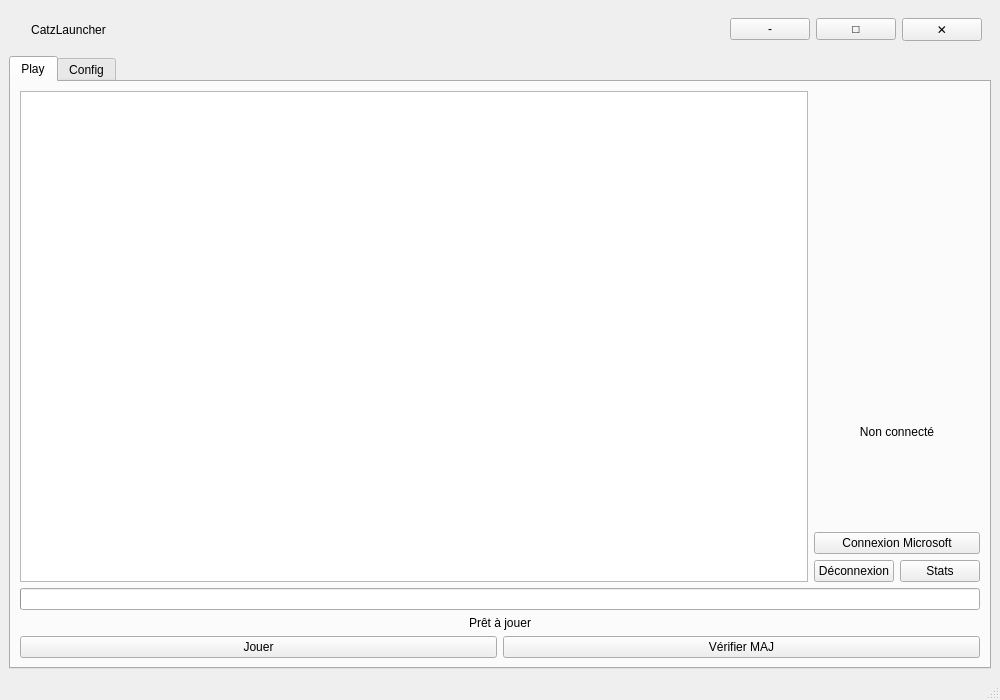
<?xml version="1.0" encoding="UTF-8"?>
<ui version="4.0">
 <class>MainWindow</class>
 <widget class="QMainWindow" name="MainWindow">
  <property name="geometry">
   <rect>
    <x>0</x>
    <y>0</y>
    <width>1000</width>
    <height>700</height>
   </rect>
  </property>
  <property name="windowTitle">
   <string>CatzLauncher</string>
  </property>
  <widget class="QWidget" name="centralwidget">
   <layout class="QVBoxLayout" name="verticalLayout_main">
    <item>
     <widget class="QFrame" name="header">
      <property name="minimumHeight"><number>56</number></property>
      <layout class="QHBoxLayout" name="headerLayout">
       <item>
        <widget class="QLabel" name="logoLabel"/>
       </item>
       <item>
        <widget class="QLabel" name="titleLabel">
         <property name="text"><string>CatzLauncher</string></property>
         <property name="alignment"><set>Qt::AlignCenter</set></property>
        </widget>
       </item>
       <item>
        <spacer name="headerSpacer">
         <property name="orientation"><enum>Qt::Horizontal</enum></property>
         <property name="sizeHint"><size><width>40</width><height>20</height></size></property>
        </spacer>
       </item>
       <item>
        <widget class="QPushButton" name="minimize_btn">
         <property name="text"><string>-</string></property>
        </widget>
       </item>
       <item>
        <widget class="QPushButton" name="maximize_btn">
         <property name="text"><string>□</string></property>
        </widget>
       </item>
       <item>
        <widget class="QPushButton" name="close_btn">
         <property name="text"><string>✕</string></property>
        </widget>
       </item>
      </layout>
     </widget>
    </item>
    <item>
     <widget class="QTabWidget" name="tabWidget">
      <property name="currentIndex"><number>0</number></property>
      <widget class="QWidget" name="tab_play">
       <attribute name="title"><string>Play</string></attribute>
       <layout class="QVBoxLayout" name="verticalLayout_play">
        <item>
         <layout class="QHBoxLayout" name="horizontalLayout_top">
          <item>
           <widget class="QListWidget" name="modpack_list"/>
          </item>
          <item>
           <layout class="QVBoxLayout" name="verticalLayout_login">
            <item>
             <widget class="QLabel" name="avatar_label">
              <property name="minimumSize"><size><width>120</width><height>240</height></size></property>
              <property name="alignment"><set>Qt::AlignCenter</set></property>
             </widget>
            </item>
            <item>
             <widget class="QLabel" name="account_info_label">
              <property name="text"><string>Non connecté</string></property>
              <property name="alignment"><set>Qt::AlignCenter</set></property>
             </widget>
            </item>
            <item>
             <widget class="QPushButton" name="login_btn">
              <property name="text"><string>Connexion Microsoft</string></property>
             </widget>
            </item>
            <item>
             <layout class="QHBoxLayout" name="horizontalLayout_logout_stats">
              <item>
               <widget class="QPushButton" name="logout_btn">
                <property name="text"><string>Déconnexion</string></property>
               </widget>
              </item>
              <item>
               <widget class="QPushButton" name="stats_btn">
                <property name="text"><string>Stats</string></property>
               </widget>
              </item>
             </layout>
            </item>
           </layout>
          </item>
         </layout>
        </item>
        <item>
         <widget class="QProgressBar" name="progress"/>
        </item>
        <item>
         <widget class="QLabel" name="status_label">
          <property name="text"><string>Prêt à jouer</string></property>
          <property name="alignment"><set>Qt::AlignCenter</set></property>
         </widget>
        </item>
        <item>
         <layout class="QHBoxLayout" name="horizontalLayout_play_buttons">
          <item>
           <widget class="QPushButton" name="play_btn">
            <property name="text"><string>Jouer</string></property>
           </widget>
          </item>
          <item>
           <widget class="QPushButton" name="check_updates_btn">
            <property name="text"><string>Vérifier MAJ</string></property>
           </widget>
          </item>
         </layout>
        </item>
       </layout>
      </widget>
      <widget class="QWidget" name="tab_config">
       <attribute name="title"><string>Config</string></attribute>
       <layout class="QVBoxLayout" name="verticalLayout_config">
        <item>
         <layout class="QFormLayout" name="formLayout_config">
          <item row="0" column="0">
           <widget class="QLabel" name="java_path_label">
            <property name="text"><string>Chemin Java :</string></property>
           </widget>
          </item>
          <item row="0" column="1">
           <widget class="QLineEdit" name="java_path_edit"/>
          </item>
          <item row="0" column="2">
           <widget class="QPushButton" name="browse_java_btn">
            <property name="text"><string>Parcourir</string></property>
           </widget>
          </item>
          <item row="1" column="0">
           <widget class="QLabel" name="theme_label">
            <property name="text"><string>Thème :</string></property>
           </widget>
          </item>
          <item row="1" column="1">
           <widget class="QComboBox" name="theme_combo"/>
          </item>
          <item row="2" column="0">
           <widget class="QLabel" name="language_label">
            <property name="text"><string>Langue :</string></property>
           </widget>
          </item>
          <item row="2" column="1">
           <widget class="QComboBox" name="language_combo"/>
          </item>
         </layout>
        </item>
        <item>
         <widget class="QPushButton" name="save_settings_btn">
          <property name="text"><string>Enregistrer</string></property>
         </widget>
        </item>
       </layout>
      </widget>
     </widget>
    </item>
   </layout>
  </widget>
  <widget class="QMenuBar" name="menubar" />
  <widget class="QStatusBar" name="statusbar" />
 </widget>
 <resources/>
 <connections/>
</ui> 
